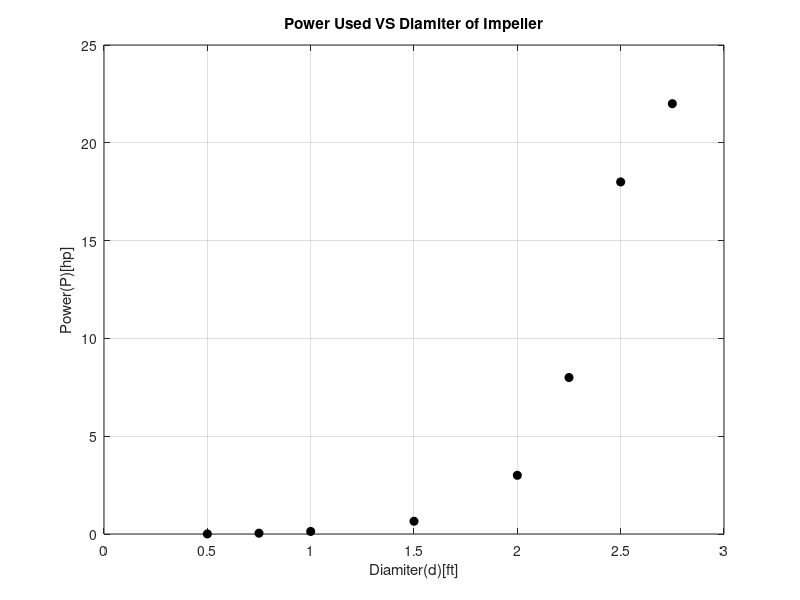

Write the MATLAB code that produced this figure.
%{

Name: Nghia Lam 
ID: 1001699317

Chapter 17 Question 17 Part A

D = Diameter(D)[ft]
P = Power(P)[hp]

%}
clc 
clear

%values
D = [.5 .75 1 1.5 2 2.25 2.5 2.75];
P = [.004 .04 .13 .65 3 8 18 22];

%Graph
plot(D,P,'ko','MarkerFaceColor','k');
title('Power Used VS Diamiter of Impeller')
xlabel('Diamiter(d)[ft]')
ylabel('Power(P)[hp]')
grid on
axis([0 3, 0 25]);

